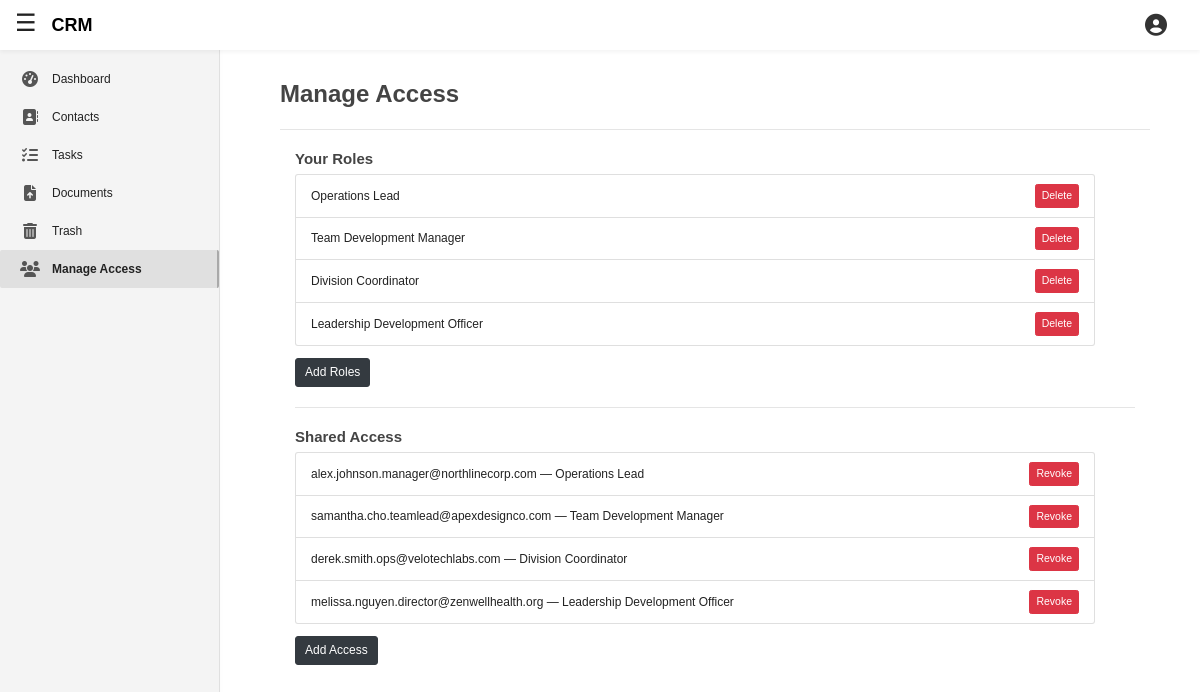
Page /apps/manage-access/ (signed in) on the committed database.
### accounts/models.py (models this page shows, shortened)
class Role(models.Model):
    name = models.CharField(max_length = 50)
    can_read_contact = models.BooleanField(default = False)
    can_add_contact = models.BooleanField(default = False)
    can_edit_contact = models.BooleanField(default = False)
    can_delete_contact = models.BooleanField(default = False)
    can_permanent_delete_contact = models.BooleanField(default = False)
    can_add_project = models.BooleanField(default = False)
    can_read_tasks = models.BooleanField(default = False)
    can_add_tasks = models.BooleanField(default = False)
    can_edit_tasks = models.BooleanField(default = False)
    can_delete_tasks = models.BooleanField(default = False)
    can_permanent_delete_tasks = models.BooleanField(default = False)
    can_read_documents = models.BooleanField(default = False)
    can_add_documents = models.BooleanField(default = False)
    can_edit_documents = models.BooleanField(default = False)
    can_delete_documents = models.BooleanField(default = False)
    can_permanent_delete_documents = models.BooleanField(default = False)
    user = models.ForeignKey(
        BusinessUser,
        on_delete = models.CASCADE,
    )
    class Meta:
        unique_together = ('user', 'name', )

class AccessPermission(models.Model):
    owner = models.ForeignKey(
        BusinessUser,
        related_name = 'shared_with',
        on_delete = models.CASCADE,
    )
    shared_with = models.ForeignKey(
        BusinessUser,
        related_name='accessible_accounts',
        on_delete = models.CASCADE,
    )
    role = models.ForeignKey(
        Role,
        on_delete = models.CASCADE,
    )
    date_shared = models.DateTimeField(auto_now_add = True)
    class Meta:
        unique_together = ('owner', 'shared_with', )

class BusinessUser(models.Model):
    public_id = models.UUIDField(default=uuid.uuid4, unique=True, editable=False)
    company_email = models.EmailField(max_length=60, unique=True, null=True, blank=True)
    company_name = models.CharField(max_length=95, unique=True, null=True, blank=True)
    industry = models.CharField(max_length=100, blank=True, null=True)
    job_title = models.CharField(max_length=255, blank=True, null=True)
    employees = models.IntegerField(default=None, blank=True, null=True)
    website = models.URLField(max_length=200, blank=True, null=True)
    address = models.TextField(blank=True, null=True)
    country = models.CharField(max_length=100, blank=True, null=True)
    phone = models.CharField(max_length=15, blank=True, null=True)
    last_login = models.DateTimeField(auto_now=True)
    company_logo = models.ImageField(upload_to=get_image_filepath, blank=True, null=True, default=get_default_image)
    user = models.OneToOneField(User, on_delete=models.CASCADE)

### featuredApp/views.py (the view, shortened to what this page needs)
# urls.py: path('manage-access/', views.manage_access, name='appManageAccess'),
@login_required
def manage_access(request):
    user = request.user.businessuser
    projects = Project.objects.filter(user=user)
    roles = Role.objects.filter(user=user)
    accesses = AccessPermission.objects.filter(owner=user)
    role_form = RolesCreationForm_Account(user=user)
    permission_formset_factory = modelformset_factory(
        ProjectAccessPermission,
        form=ProjectAccessPermissionForm_Client,
        extra=len(projects)
    )
    permission_formset = None
    initial_data = [{
        'project_id': project.id,
        'project_name': project.name,
        'can_read_project': False,
        'can_edit_project': False,
        'can_delete_project': False,
        'can_permanent_delete_project': False,
    } for project in projects]
    permission_formset = permission_formset_factory(
        queryset=ProjectAccessPermission.objects.none(),
        initial=initial_data,
    )
    formset_with_projects = zip(permission_formset, projects)
    context = {
        'formA': role_form,
        'formB': permission_formset,
        'formB_with_project_queryset': formset_with_projects,
        'project_queryset': projects,
        'roles': roles,
        'accesses': accesses,
        'businessuser': user,
    }
    return render(request, 'featuredApp/manage_access.html', context)

### client/models.py (called while the page is built)
    def get_queryset(self):
        return super().get_queryset().filter(is_deleted = False)

### featuredApp/templates/featuredApp/manage_access.html (shortened to what this page needs)
{% extends 'featuredApp/base.html' %}
{% load static %}
{% load crispy_forms_tags %}
{% load widget_tweaks %}
{% block addCSSlink %}
	<link rel="stylesheet" type="text/css" href="{% static 'featuredApp/pop_up.css' %}">
{% endblock addCSSlink %}
{% block contentBody1 %}
	<h2 style="font-weight: bolder;"> Manage Access </h2>
	<hr style="margin: 20px 0;">
	<div class="container">
		<div class="column">
			<div class="w-100">
				<h5 style="font-weight:800">Your Roles</h5>
				<ul class="list-group mb-3" style="max-width: 800px;">
					{% for role in roles %}
						<li class="list-group-item d-flex justify-content-between align-items-center">
							{{ role.name }}
							<form method="post" action="{% url 'delete_role' role.id %}">
								<button type="submit" class="btn btn-sm btn-danger">Delete</button>
							</form>
						</li>
					{% endfor %}
				</ul>
				<button class="btn btn-dark" type="button" onclick="openRolesFormPopUp()">Add Roles</button>
			</div>
			<hr style="margin: 20px 0;">
			<div class="w-100">
				<h5 style="font-weight: 800">Shared Access</h5>
				<ul class="list-group mb-3" style="max-width: 800px">
					{% for access in accesses %}
						<li class="list-group-item d-flex justify-content-between align-items-center">
							{{ access.shared_with.company_email }} — {{ access.role.name }}
							<form method="post" action="{% url 'delete_access' access.id %}">
								<button type="submit" class="btn btn-sm btn-danger">Revoke</button>
							</form>
						</li>
					{% endfor %}
				</ul>
				<button class="btn btn-dark" type="button" onclick="openAccessFormPopUp()">Add Access</button>
			</div>
		</div>
	</div>
{% endblock contentBody1 %}

### accounts/static/accounts/base.css (style rules this page uses)
body { background: #fafafa; color: #333333; margin-top: 5rem; }
h1, h2, h3, h4, h5, h6 { color: #444444; }
ul { margin: 0; }

### featuredApp/static/featuredApp/base.css (style rules this page uses)
body, html { font-size: 12px; margin: 0; padding: 0; font-family: sans-serif; background-color: #ffffff; color: #222; }

### rows in the picture
Role: name "Operations Lead"
Role: name "Team Development Manager"
Role: name "Division Coordinator"
Role: name "Leadership Development Officer"
AccessPermission: shared_with.company_email "alex.johnson.manager@northlinecorp.com", role.name "Operations Lead"
AccessPermission: shared_with.company_email "samantha.cho.teamlead@apexdesignco.com", role.name "Team Development Manager"
AccessPermission: shared_with.company_email "derek.smith.ops@velotechlabs.com", role.name "Division Coordinator"
AccessPermission: shared_with.company_email "melissa.nguyen.director@zenwellhealth.org", role.name "Leadership Development Officer"
